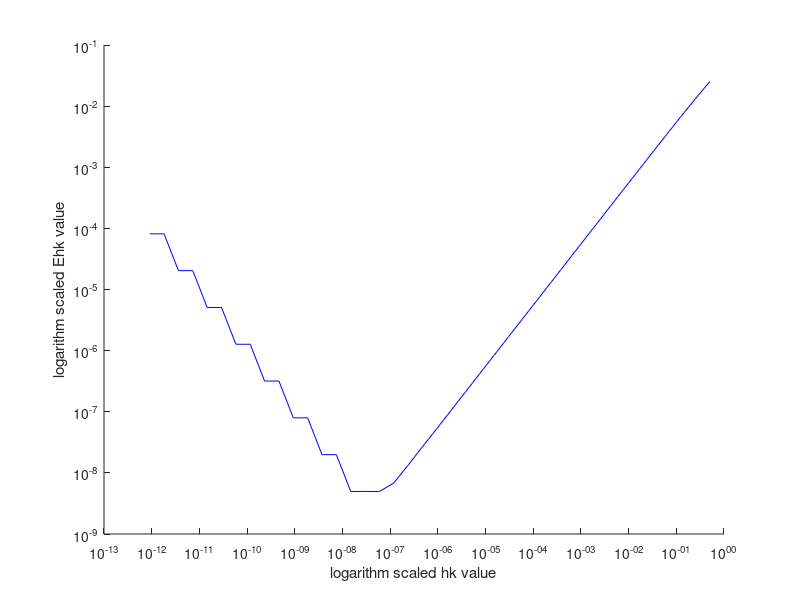

MATLAB code for this plot:
%{
N = 10;
k = 1:N;
hk = 1./(2.^k);
x = 3;

dfhk = ( log(x+hk) - log(x) ) ./ hk;

Ehk = abs( (1/x) - dfhk );

fprintf('k\t hk\t\t f\''hk\t\t Ehk\n' )
for i = 1:N
  fprintf('%d\t %f\t %f\t %ld\n',k(i),hk(i),dfhk(i),Ehk(i))
end
hold on;

loglog(hk,Ehk);
co = polyfit( log(hk), log(Ehk), 1 )
xlabel('logarithm scaled hk value');
ylabel('logarithm scaled Ehk value');
%}

N = 40;
k = 1:N;
hk = 1./(2.^k);
x = 3;

dfhk = ( log(x+hk) - log(x) ) ./ hk;

Ehk = abs( (1/x) - dfhk );

fprintf('k\t hk\t\t f\''hk\t\t Ehk\n' )
for i = 1:N
  fprintf('%d\t %f\t %f\t %ld\n',k(i),hk(i),dfhk(i),Ehk(i))
end
hold on;
mm=log(hk)
loglog(hk,Ehk,'b');
xlabel('logarithm scaled hk value');
ylabel('logarithm scaled Ehk value');
